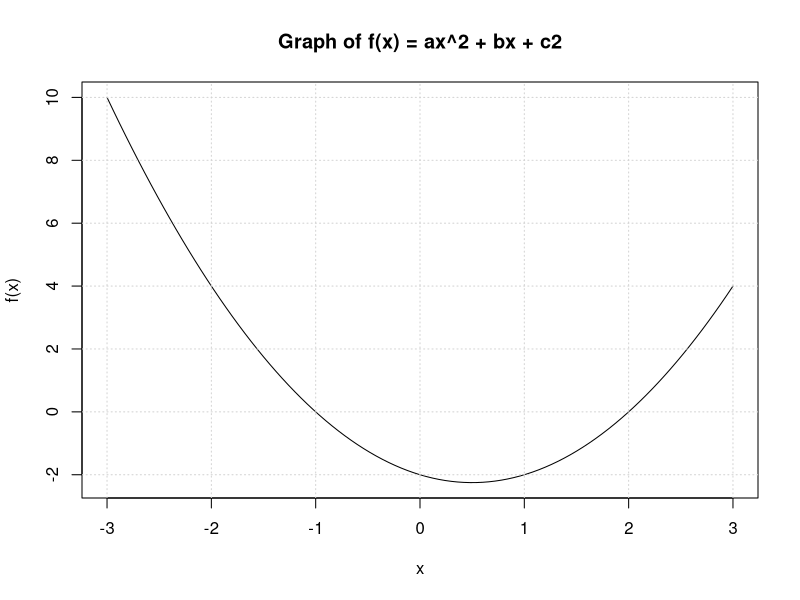
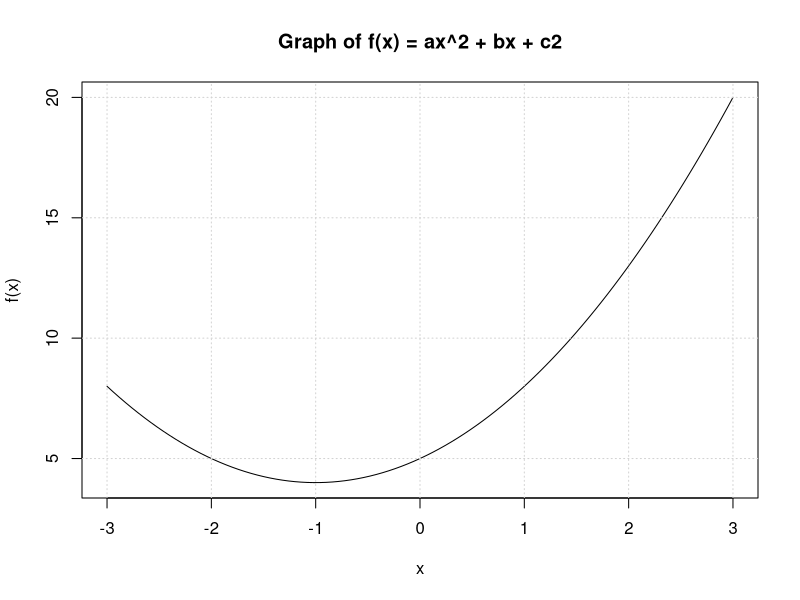
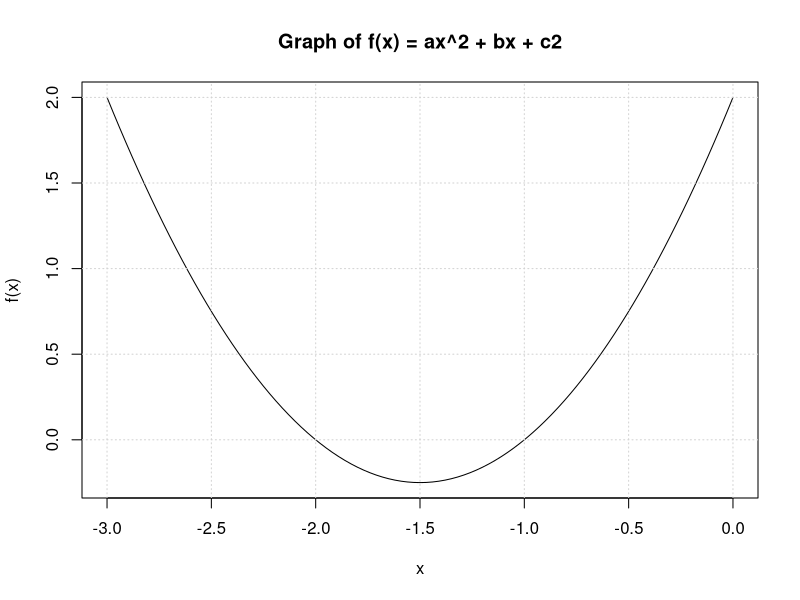
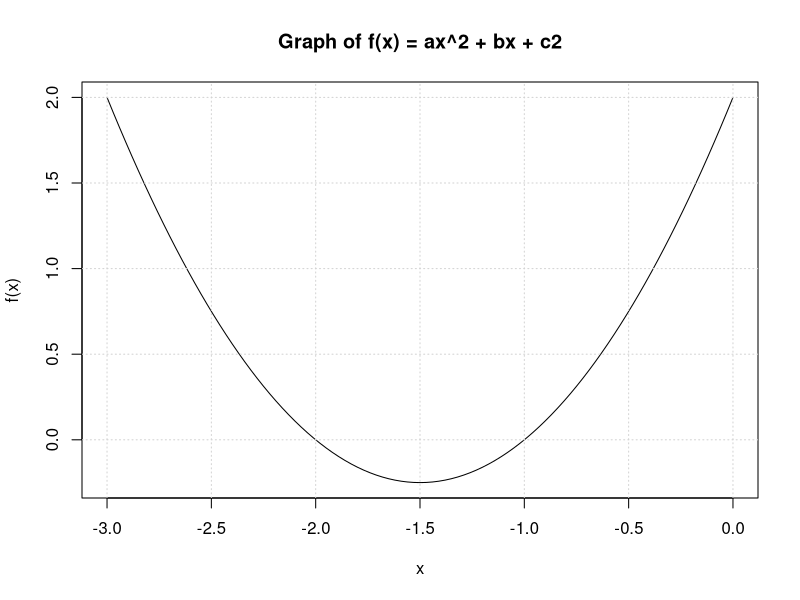

Write R code to recreate these figures, in order.
## ---- chunk 1
# Define function to solve for a, b, and c2
solve_quadratic <- function(a, b, c2) {
    # Calculate discriminant
    discriminant <- b^2 - 4*a*c2

    # Check if the discriminant is non-negative
    if (discriminant >= 0) {
        # Calculate the two real solutions
        x1 <- (-b + sqrt(discriminant)) / (2*a)
        x2 <- (-b - sqrt(discriminant)) / (2*a)

        # Print the solutions
        cat("The solutions are:", x1, "and", x2, "\n")
    } else {
        cat("There are no real solutions.\n")
    }
}

# Solve for a=1, b=-1, c=-2
solve_quadratic(1,-1,-2)
## ---- chunk 2
# Define plotting function
plot_quadratic <- function(a, b, c2, xmin, xmax) {

  # Define quadratic function
  f <- function(x) {
  a*x^2 + b*x + c2
  }

  # Plot the function
  plot(f, xmin, xmax, main = "Graph of f(x) = ax^2 + bx + c2", xlab = "x", ylab = "f(x)")  
  
  # Add a grid for better visualization
  grid()
}

# Plot a=1, b=-1, c=-2, xmin=-3, xmax=3
plot_quadratic(1,-1,-2,-3,3)
## ---- chunk 3
# Solve for and plot a=1, b=2, c=5
solve_quadratic(1,2,5)
plot_quadratic(1,2,5,-3,3)
## ---- chunk 4
# Solve for and plot a=1, b=3, c=2
solve_quadratic(1,3,2)
plot_quadratic(1,3,2,-3,0)
## ---- chunk 5
# Solve for and plot a=1, b=3, c=2
solve_quadratic(1,3,2)
plot_quadratic(1,3,2,-3,0)
